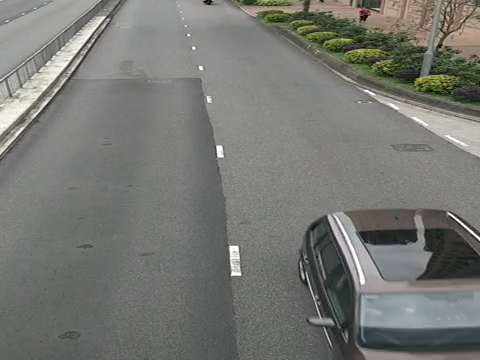
#> input picture frame 160 of VID_20190430_174950.mp4, 480 x 360 px
$ python main.py
#> lines starting #> are read from the running program, lines starting #| are printed output that depends on the picture
import cv2
import numpy as np
import vehicles
import time
import pandas as pd
import os, inspect
import sys

#cnt_up=0
cnt_down=0


cap=cv2.VideoCapture("VID_20190430_174950.mp4")


veh_time=[]
veh_dir= []
cascade_time=[]
cascade_veh=[]

#Get width and height of video

w=cap.get(3)    ####width for 720p = 1280
h=cap.get(4)    ####height for 720p = 720
frameArea=h*w
areaTH=frameArea/400

#Lines
line_up=int(2*(h/5))

line_down=int(3*(h/5))

up_limit=int(1*(h/5))
down_limit=int(4*(h/5))

print("Red line y:",str(line_down))
print("Blue line y:",str(line_up))
line_down_color=(255,0,0)          ### red  ###actually located upper
line_up_color=(0,0,255)          ### blue  ###actually located lower
pt1 =  [0, line_down]
pt2 =  [w, line_down]
pts_L1 = np.array([pt1,pt2], np.int32)
print (pts_L1)
print (pts_L1.shape)
pts_L1 = pts_L1.reshape((-1,1,2))
print (pts_L1)
print (pts_L1.shape)
pt3 =  [0, line_up]
pt4 =  [w, line_up]
pts_L2 = np.array([pt3,pt4], np.int32)
pts_L2 = pts_L2.reshape((-1,1,2))

pt5 =  [0, up_limit]
pt6 =  [w, up_limit]
pts_L3 = np.array([pt5,pt6], np.int32)
pts_L3 = pts_L3.reshape((-1,1,2))
pt7 =  [0, down_limit]
pt8 =  [w, down_limit]
pts_L4 = np.array([pt7,pt8], np.int32)
pts_L4 = pts_L4.reshape((-1,1,2))


### adding haar cascade pretrained model
private_car_cascade= cv2.CascadeClassifier('cars.xml')
bus_cascade= cv2.CascadeClassifier('Bus_front.xml')
motorbike_cascade= cv2.CascadeClassifier('two_wheeler.xml')


#Background Subtractor
fgbg=cv2.createBackgroundSubtractorMOG2(detectShadows=True)  ###Gray color region shows shadow region; detectShadows = True (which is so by default)

#Kernals    #### 用左dilation, 減少黑白frame裏面的noise（白點）
kernalOp = np.ones((3,3),np.uint8)    #### 好過下面 kernalOp2
kernalOp2 = np.ones((5,5),np.uint8)   #### 效果一般
kernalCl = np.ones((11,11),np.uint8)


font = cv2.FONT_HERSHEY_SIMPLEX    ### just font type
cars = []                          ### cars list 入邊係好多個 class car(i,xi,yi,max_age)
max_p_age = 5        ###????
pid = 1              ###????s


if not cap.isOpened():
    sys.exit('Camera did not provide frame.')


start_time= time.time()
while(cap.isOpened()):
    ret,frame=cap.read()              #### ret ussually return as True (coz your video is normally opened, frames r normally captured)
#> frame is the input picture: shape (360, 480, 3); mean B, G, R 115.3, 119.1, 118.5
    frame = cv2.transpose(frame)          #### for rotating the video 90 degree
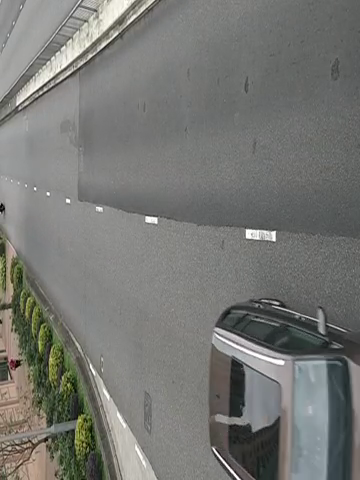
#> frame: shape (480, 360, 3); mean B, G, R 115.3, 119.1, 118.5
    frame = cv2.flip(frame,flipCode= 1)    #### flip repectively to y-axis
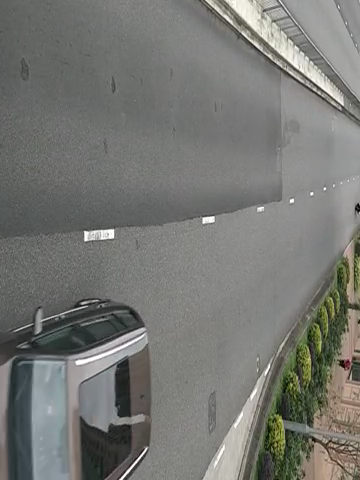
#> frame: shape (480, 360, 3); mean B, G, R 115.3, 119.1, 118.5
    #frame = cv2.flip(frame,flipCode= -1)   ### just like mirror reflect regarding to x, y axis


    for i in cars:
        i.age_one()                 #### def from vehicles.py (self-made)    cars.age+=1 ; return  True
    fgmask=fgbg.apply(frame)         #### 變做黑白
#> fgmask: shape (480, 360); every value is 127
    fgmask2=fgbg.apply(frame)        #### 變做黑白
#> fgmask2: shape (480, 360); every value is 0

    if ret==True:

        #Binarization
        ##两个返回值，第一个retVal（得到的阈值值（在后面一个方法中会用到）），第二个就是阈值化后的图像
        ret,imBin=cv2.threshold(fgmask,127,255,cv2.THRESH_BINARY)
        ret,imBin2=cv2.threshold(fgmask2,127,255,cv2.THRESH_BINARY)
        #OPening i.e First Erode the dilate   dilation, 減少黑白frame裏面object出面的noise（白點）
        mask=cv2.morphologyEx(imBin,cv2.MORPH_OPEN,kernalOp)   ## in closing small holes inside the foreground objects, or small black points on the object.
        mask2=cv2.morphologyEx(imBin2,cv2.MORPH_CLOSE,kernalOp)  ##減少黑白frame裏面object出面的noise（白點）

        #Closing i.e First Dilate then Erode
        mask=cv2.morphologyEx(mask,cv2.MORPH_CLOSE,np.array(kernalCl))   ##減少黑白frame裏面object出面的noise（白點）
        mask2=cv2.morphologyEx(mask2,cv2.MORPH_CLOSE,kernalCl)   ##減少黑白frame裏面object出面的noise（白點）

        ### haar cascade classification implementation
        gray= cv2.cvtColor(frame, cv2.COLOR_BGRA2GRAY)
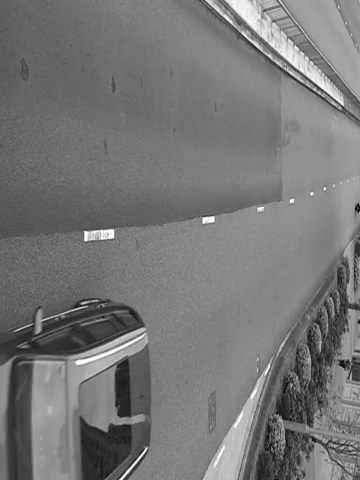
#> gray: shape (480, 360); min 0, max 255, mean 118.5
        private_car= private_car_cascade.detectMultiScale(gray, 1.2, 1)
#> private_car = ()
        bus= bus_cascade.detectMultiScale(gray, 1.2, 1)
#> bus = ()
        motorbike= motorbike_cascade.detectMultiScale(gray, 1.1, 1)
#> motorbike = ()
        private_car_centre_y= False
        bus_centre_y= False
        motorbike_centre_y= False


        for (x,y,w,h) in private_car:
            font = cv2.FONT_HERSHEY_SIMPLEX
                                        #textposition   #textscale ##saddlebrown #thickness
            cv2.putText(gray, 'private car', (x, y), font, 0.8, (19,69,139), 2, cv2.LINE_AA)
            cv2.rectangle(gray, (x,y), (x+w, y+h), (19,69,139), 2)
            cv2.circle(frame,(x+ int(w/2),y+ int(h/2)),5,(19,69,139),-1)
            private_car_centre_x, private_car_centre_y= [x+ int(w/2),y+ int(h/2)]
#> this loop made 0 passes

        for (x,y,w,h) in bus:
            font = cv2.FONT_HERSHEY_SIMPLEX                          ###pale blue
            cv2.putText(gray, 'bus', (x, y), font, 0.8, (255, 255, 0), 2, cv2.LINE_AA)
            cv2.rectangle(gray, (x,y), (x+w, y+h), (255, 255, 0), 2)
            cv2.circle(frame,(x+ int(w/2),y+ int(h/2)),5,(255, 255, 0),-1)
            bus_centre_x, bus_centre_y= [x+ int(w/2),y+ int(h/2)]

        for (x,y,w,h) in motorbike:
            font = cv2.FONT_HERSHEY_SIMPLEX                       ###dark blue
            cv2.putText(gray, 'motorbike', (x, y), font, 0.8, (255, 0, 0), 2, cv2.LINE_AA)
            cv2.rectangle(gray, (x,y), (x+w, y+h), (255, 0, 0), 2)
            cv2.circle(frame,(x+ int(w/2),y+ int(h/2)),5,(255, 0, 0),-1)
            motorbike_centre_x, motorbike_centre_y= [x+ int(w/2),y+ int(h/2)]


        #Find Contours
        ###a curve joining all the continuous points (along the boundary), having same color or intensity.
        ##cv2.RETR_EXTERNAL表示只检测外轮廓   explain link=> ###https://blog.csdn.net/sunny2038/article/details/12889059
        ##cv2.CHAIN_APPROX_NONE存储所有的轮廓点，相邻的两个点的像素位置差不超过1，即max（abs（x1-x2），abs（y2-y1））==1
        countours0,hierarchy=cv2.findContours(mask,cv2.RETR_EXTERNAL,cv2.CHAIN_APPROX_NONE)
#> countours0 = []
        for cnt in countours0:
            ### calculate the contour圈起身的 area
            area=cv2.contourArea(cnt)
            #print(area)
            if area>areaTH:
                ####Tracking######
                ### 中心點 calculate some features like center of mass of the object, area of the object etc.
                #### explain link https://docs.opencv.org/3.1.0/dd/d49/tutorial_py_contour_features.html
                m=cv2.moments(cnt)
                cx=int(m['m10']/m['m00'])     ### centre point about x axis 個eqt 就係甘
                cy=int(m['m01']/m['m00'])     ### centre point about y axis 個eqt 就係甘
                ### (x,y) be the top-left coordinate of the rectangle and (w,h) be its width and height.
                x,y,w,h=cv2.boundingRect(cnt)

                new=True
                if cy in range(up_limit,down_limit):
                    for i in cars:
                        ### self.x=xi  x is x_coordinate   ### self.y=yi  y is y_coordinate
                        if abs(x - i.getX()) <= w and abs(y - i.getY()) <= h:
                            new = False
                            i.updateCoords(cx, cy)    ####tracks.append([self.x, self.y])

                            # [7 lines of commented-out code are left out]
                            if i.going_DOWN(line_down,line_up)==True:
                                cnt_down+=1
                                #print("ID:", i.getId(), 'crossed going up at', time.strftime("%c"))
                                #print (time.strftime("%H:%M:%S", time.localtime(time.time())))
                                #print(time.time()-start_time)
                                veh_time.append(round(time.time()-start_time, 2))
                                veh_dir.append('down')
                            break
                        if i.getState()=='1':
                            if i.getDir()=='down'and i.getY()>down_limit:
                                i.setDone()              ### return True
                            elif i.getDir()=='up'and i.getY()<up_limit:
                                i.setDone()              ### return True
                        if i.timedOut():
                            index=cars.index(i)     ### return i 係第幾個 index number in list of cars[]
                            cars.pop(index)         ### return index,    cars 靜反 cars[裏面]除index element 外
                            del i                   ### delete i

                    if new==True: #If nothing is detected,create new
                        ###             centre of veh xi, yi ； max_p_age = 5
                        ###           Car(i,xi,yi,max_age)  input 緊value 入基本 init def
                        p = vehicles.Car(pid,cx,cy,max_p_age)
                        cars.append(p)              ### 擺落cars list 入邊係好多個 class car(i,xi,yi,max_age)
                        pid+=1
                ### cv2.circle(img, center, radius, color[, thickness[, lineType[, shift]]])  ==》 Draws a circle
                ### 畫中心點出來
                ### Thickness of the circle outline, if positive. Negative thickness means that a filled circle is to be drawn.
                cv2.circle(frame,(cx,cy),5,(0,0,255),-1)
                img=cv2.rectangle(frame,(x,y),(x+w,y+h),(0,255,0),2)    ### (x,y) be the top-left coordinate of the rectangle and (w,h) be its width and height.
#> after the loop, cars = []; cnt_down = 0; pid = 1; veh_dir = []; veh_time = []

        ###### 沒有用
        ##for i in cars:
            ##cv2.putText(frame, str(i.getId()), (i.getX(), i.getY()), font, 0.3, i.getRGB(), 1, cv2.LINE_AA)


        if line_down+ 10>private_car_centre_y> line_down-50:
            if isinstance(private_car_centre_y, int)==isinstance(bus_centre_y, int):
                pass
            elif isinstance(private_car_centre_y, int)==isinstance(motorbike_centre_y, int):
                pass
            else:
                #print('This is a private car')
                #print (time.strftime("%H:%M:%S", time.localtime(time.time())))
                print('%.2f'% (time.time()-start_time))
                cascade_time.append(round(time.time()-start_time, 2))
                cascade_veh.append('private_car')

        elif line_down+ 10 >bus_centre_y> line_down-60:
            #print('This is a bus')
            #print (time.strftime("%H:%M:%S", time.localtime(time.time())))
            print('%.2f'% (time.time()-start_time))
            cascade_time.append(round(time.time()-start_time, 2))
            cascade_veh.append('bus')

        elif line_down+ 10 >motorbike_centre_y> line_down -80:
            #print('This is a motorbike')
            #print (time.strftime("%H:%M:%S", time.localtime(time.time())))
            print('%.2f'% (time.time()-start_time))
            cascade_time.append(round(time.time()-start_time, 2))
            cascade_veh.append('motorbike')
        else:
            pass

        # [5 lines of commented-out code are left out]
        str_down='DOWN: '+str(cnt_down)
#> str_down = 'DOWN: 0'
        frame=cv2.polylines(frame,[pts_L1],False,line_down_color,thickness=2)
        #frame=cv2.polylines(frame,[pts_L2],False,line_up_color,thickness=2)
        frame=cv2.polylines(frame,[pts_L3],False,(255,255,255),thickness=1)
        frame=cv2.polylines(frame,[pts_L4],False,(255,255,255),thickness=1)
        ####cv2.putText(img, text, org, fontFace, fontScale, color[, thickness[, lineType[, bottomLeftOrigin]]])
        ### org =》Bottom-left corner of the text string in the image. ； fontFace= font type
        #cv2.putText(frame, str_up, (10, 50), font, 2, (255, 255, 255), 6, cv2.LINE_AA)    ### make白底字先
        #cv2.putText(frame, str_up, (10, 50), font, 2, (0, 0, 255), 4, cv2.LINE_AA)
        cv2.putText(frame, str_down, (10, 100), font, 2, (255, 255, 255), 6, cv2.LINE_AA)
        cv2.putText(frame, str_down, (10, 100), font, 2, (255, 0, 0), 4, cv2.LINE_AA)
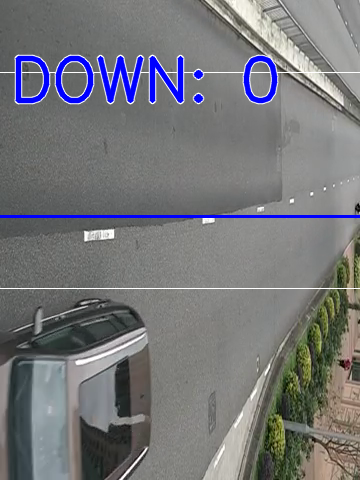
#> frame: shape (480, 360, 3); mean B, G, R 121, 117.7, 117.1
        cv2.imshow('Frame',frame)


        cv2.imshow('fg', fgmask)    ### display the banckground subtracting frames out
        cv2.imshow('gray conversion', gray)   ### display the gray conversion frame for the haar cascade
        ##cv2.imshow('gray conversion', mask)   ### display frame after dilation

        if cv2.waitKey(1)&0xff==ord('q'):
#> (key q is pressed here)
            break

    else:
        break

#### defining directory location
# script filename (usually with path)
script_name_and_path= inspect.getfile(inspect.currentframe())
# script directory
execution_directory= os.path.dirname(os.path.abspath(inspect.getfile(inspect.currentframe())))


print(veh_time)
print(cascade_time)
print(cascade_veh)

store_counts={}
store_cascade={}
store_counts['veh_time']=veh_time
store_counts['veh_dir']= veh_dir
store_cascade['cascade_time']=cascade_time
store_cascade['cascade_veh']=cascade_veh
df_counts= pd.DataFrame(store_counts, columns= ['veh_time', 'veh_dir'])
#> df_counts = table of 0 rows and 2 columns
df_counts.to_csv('{}\\store_counts.csv'.format(execution_directory), index=False)
df_cascade= pd.DataFrame(store_cascade, columns= ['cascade_time','cascade_veh'])
df_cascade.to_csv('{}\\store_cascade.csv'.format(execution_directory), index=False)


def save_data():
    input_excel={}
    #input_excel['number of veh goes up']=np.array([cnt_up])
    input_excel['number of veh goes down']=np.array([cnt_down])
    df_total= pd.DataFrame(input_excel, columns= ['number of veh goes down'])
#> df_total = table of 1 rows and 1 columns
    df_total.to_csv('{}\\result.csv'.format(execution_directory), index=False)

save_data()


cap.release()
cv2.destroyAllWindows()

$ run again, starting later in the video
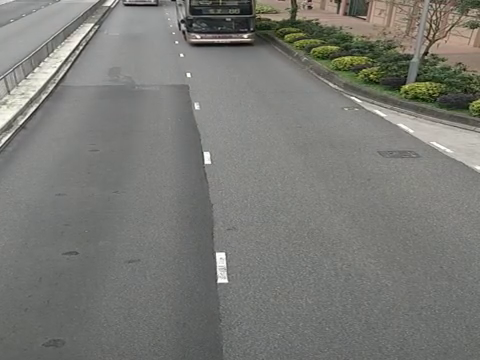
#> input picture frame 722 of VID_20190430_174950.mp4, 480 x 360 px
#> frame is the input picture: shape (360, 480, 3); mean B, G, R 116.8, 121.4, 121.2
#> fgmask: shape (480, 360); every value is 127
#> fgmask2: shape (480, 360); every value is 0
#> `gray= cv2.cvtColor(frame, cv2.COLOR_BGRA2GRAY)`:
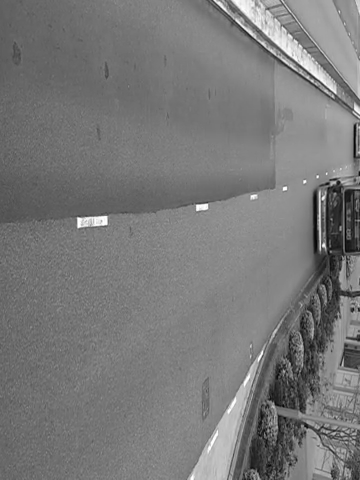
#> gray: shape (480, 360); min 1, max 255, mean 120.8
#> private_car = ()
#> countours0 = []
#> after the loop `for cnt in countours0:`: cnt_down = 0; pid = 1; veh_dir = []
#> str_down = 'DOWN: 0'
#> `cv2.putText(frame, str_down, (10, 100), font, 2, (255, 0, 0), 4, cv2.L..`:
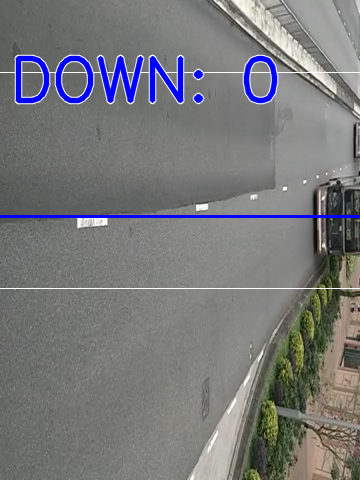
#> frame: shape (480, 360, 3); mean B, G, R 122.3, 119.9, 119.7
#> df_counts = table of 0 rows and 2 columns
#> df_total = table of 1 rows and 1 columns

$ run again, starting later in the video
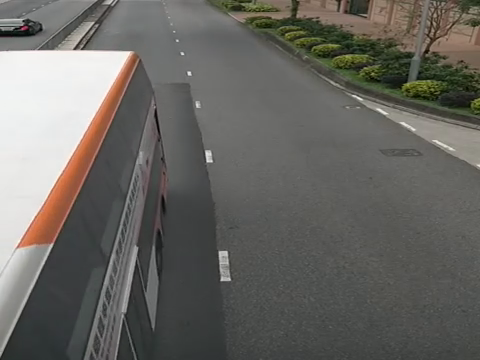
#> input picture frame 1284 of VID_20190430_174950.mp4, 480 x 360 px
#> frame is the input picture: shape (360, 480, 3); mean B, G, R 97.7, 102.5, 104.2
#> fgmask: shape (480, 360); every value is 127
#> fgmask2: shape (480, 360); every value is 0
#> `gray= cv2.cvtColor(frame, cv2.COLOR_BGRA2GRAY)`:
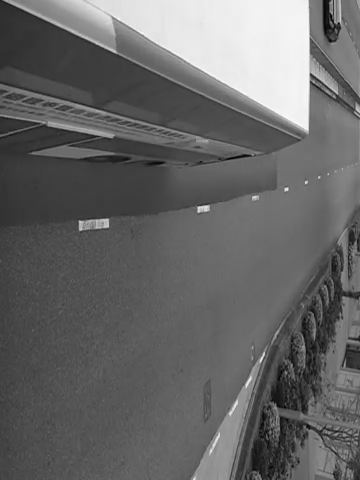
#> gray: shape (480, 360); min 1, max 251, mean 102.4
#> private_car = ()
#> countours0 = []
#> after the loop `for cnt in countours0:`: cnt_down = 0; pid = 1; veh_dir = []
#> str_down = 'DOWN: 0'
#> `cv2.putText(frame, str_down, (10, 100), font, 2, (255, 0, 0), 4, cv2.L..`:
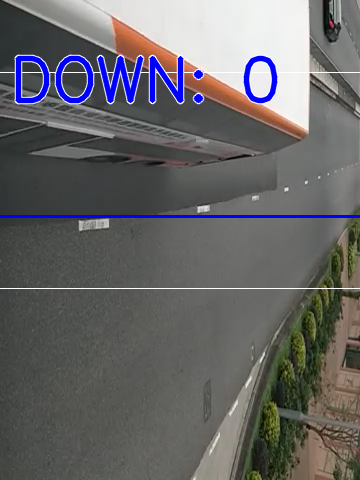
#> frame: shape (480, 360, 3); mean B, G, R 103.9, 101.6, 103
#> df_counts = table of 0 rows and 2 columns
#> df_total = table of 1 rows and 1 columns
